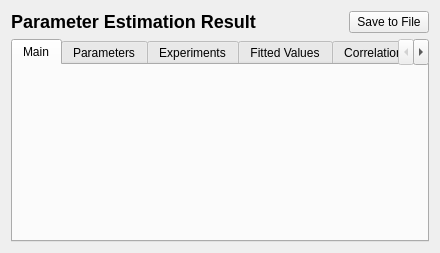
<?xml version="1.0" encoding="UTF-8"?>
<ui version="4.0">
<comment> Begin CVS Header </comment>
<comment>   $Source: /fs/turing/cvs/copasi_dev/copasi/UI/CQFittingResult.ui,v $ </comment>
<comment>   $Revision: 1.10 $ </comment>
<comment>   $Name: Build-33 $ </comment>
<comment>   $Author: pwilly $ </comment>
<comment>   $Date: 2010/04/04 18:45:17 $ </comment>
<comment> End CVS Header </comment>

<comment> Copyright (C) 2010 by Pedro Mendes, Virginia Tech Intellectual </comment>
<comment> Properties, Inc., University of Heidelberg, and The University </comment>
<comment> of Manchester. </comment>
<comment> All rights reserved. </comment>

 <class>CQFittingResult</class>
 <widget class="CopasiWidget" name="CQFittingResult">
  <property name="geometry">
   <rect>
    <x>0</x>
    <y>0</y>
    <width>440</width>
    <height>253</height>
   </rect>
  </property>
  <property name="windowTitle">
   <string>Parameter Estimation Result Window</string>
  </property>
  <property name="caption" stdset="0">
   <string>Fitting Result</string>
  </property>
  <layout class="QVBoxLayout" name="verticalLayout">
   <item>
    <layout class="QHBoxLayout" name="horizontalLayout">
     <item>
      <widget class="QLabel" name="mpLblResult">
       <property name="sizePolicy">
        <sizepolicy hsizetype="MinimumExpanding" vsizetype="Preferred">
         <horstretch>0</horstretch>
         <verstretch>0</verstretch>
        </sizepolicy>
       </property>
       <property name="text">
        <string>&lt;h2&gt;Parameter Estimation Result&lt;/h2&gt;</string>
       </property>
       <property name="wordWrap">
        <bool>false</bool>
       </property>
      </widget>
     </item>
     <item>
      <widget class="QPushButton" name="mpBtnSave">
       <property name="text">
        <string>Save to File</string>
       </property>
      </widget>
     </item>
    </layout>
   </item>
   <item>
    <widget class="QTabWidget" name="mpTabWidget">
     <property name="sizePolicy">
      <sizepolicy hsizetype="Ignored" vsizetype="Preferred">
       <horstretch>0</horstretch>
       <verstretch>0</verstretch>
      </sizepolicy>
     </property>
     <property name="minimumSize">
      <size>
       <width>210</width>
       <height>180</height>
      </size>
     </property>
     <widget class="CQFittingResultTab1" name="mpMain">
      <attribute name="title">
       <string>Main</string>
      </attribute>
     </widget>
     <widget class="Q3Table" name="mpParameters">
      <attribute name="title">
       <string>Parameters</string>
      </attribute>
     </widget>
     <widget class="Q3Table" name="mpExperiments">
      <attribute name="title">
       <string>Experiments</string>
      </attribute>
     </widget>
     <widget class="Q3Table" name="mpValues">
      <attribute name="title">
       <string>Fitted Values</string>
      </attribute>
     </widget>
     <widget class="CQArrayAnnotationsWidget" name="mpCorrelations">
      <attribute name="title">
       <string>Correlation</string>
      </attribute>
     </widget>
     <widget class="CQArrayAnnotationsWidget" name="mpFisherInformation">
      <attribute name="title">
       <string>Fisher Information</string>
      </attribute>
     </widget>
     <widget class="Q3Table" name="mpCrossValidations">
      <attribute name="title">
       <string>CV Experiments</string>
      </attribute>
     </widget>
     <widget class="Q3Table" name="mpCrossValidationValues">
      <attribute name="title">
       <string>CV Fitted Values</string>
      </attribute>
     </widget>
    </widget>
   </item>
  </layout>
 </widget>
 <layoutdefault spacing="6" margin="11"/>
 <pixmapfunction>qPixmapFromMimeSource</pixmapfunction>
 <customwidgets>
  <customwidget>
   <class>Q3Frame</class>
   <extends>QFrame</extends>
   <header>Qt3Support/Q3Frame</header>
   <container>1</container>
  </customwidget>
  <customwidget>
   <class>Q3Table</class>
   <extends>Q3Frame</extends>
   <header>q3table.h</header>
  </customwidget>
  <customwidget>
   <class>CQArrayAnnotationsWidget</class>
   <extends>QWidget</extends>
   <header>CQArrayAnnotationsWidget.h</header>
  </customwidget>
  <customwidget>
   <class>CopasiWidget</class>
   <extends>QWidget</extends>
   <header>copasiWidget.h</header>
   <container>1</container>
  </customwidget>
  <customwidget>
   <class>CQFittingResultTab1</class>
   <extends>QWidget</extends>
   <header>CQFittingResultTab1.h</header>
  </customwidget>
 </customwidgets>
 <includes>
  <include location="local">copasiWidget.h</include>
  <include location="local">CQFittingResultTab1.h</include>
  <include location="local">CQArrayAnnotationsWidget.h</include>
 </includes>
 <resources/>
 <connections>
  <connection>
   <sender>mpBtnSave</sender>
   <signal>clicked()</signal>
   <receiver>CQFittingResult</receiver>
   <slot>slotSave()</slot>
   <hints>
    <hint type="sourcelabel">
     <x>20</x>
     <y>20</y>
    </hint>
    <hint type="destinationlabel">
     <x>20</x>
     <y>20</y>
    </hint>
   </hints>
  </connection>
 </connections>
</ui>
